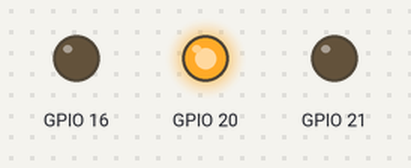
A program run on a simulated Raspberry Pi (BCM pin numbers). Shown: output pins drawn as LEDs (lit = HIGH). At 1.0 s the program stops and its outputs stay as they are.

Above: at 0.1 s.
At 1.1 s:
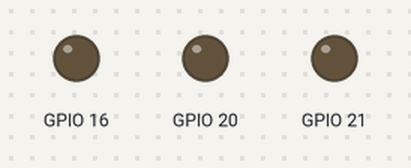
Timing chart, 0 to 2.5 s (numbered marks = the images above):
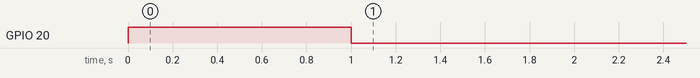

The program:

traffic_lights.py
```python
from gpiozero import LED
from time import sleep

class TrafficLight:

	def __init__(self):
		self.r: LED = LED(21)
		self.y: LED = LED(20)
		self.g: LED = LED(16)

	def red(self):
		self.r.on()
		self.y.off()
		self.g.off()
		sleep(1)

	def yellow(self):
		self.r.off()
		self.y.on()
		self.g.off()
		sleep(1)

	def green(self):
		self.r.off()
		self.y.off()
		self.g.on()
		sleep(1)

if __name__ == "__main__":
	traffic_lights = TrafficLight()
	traffic_lights.yellow()
```

Measured:
- by itself, GPIO 20: LOW → HIGH at 0.00 s, → LOW 1.0 s later
